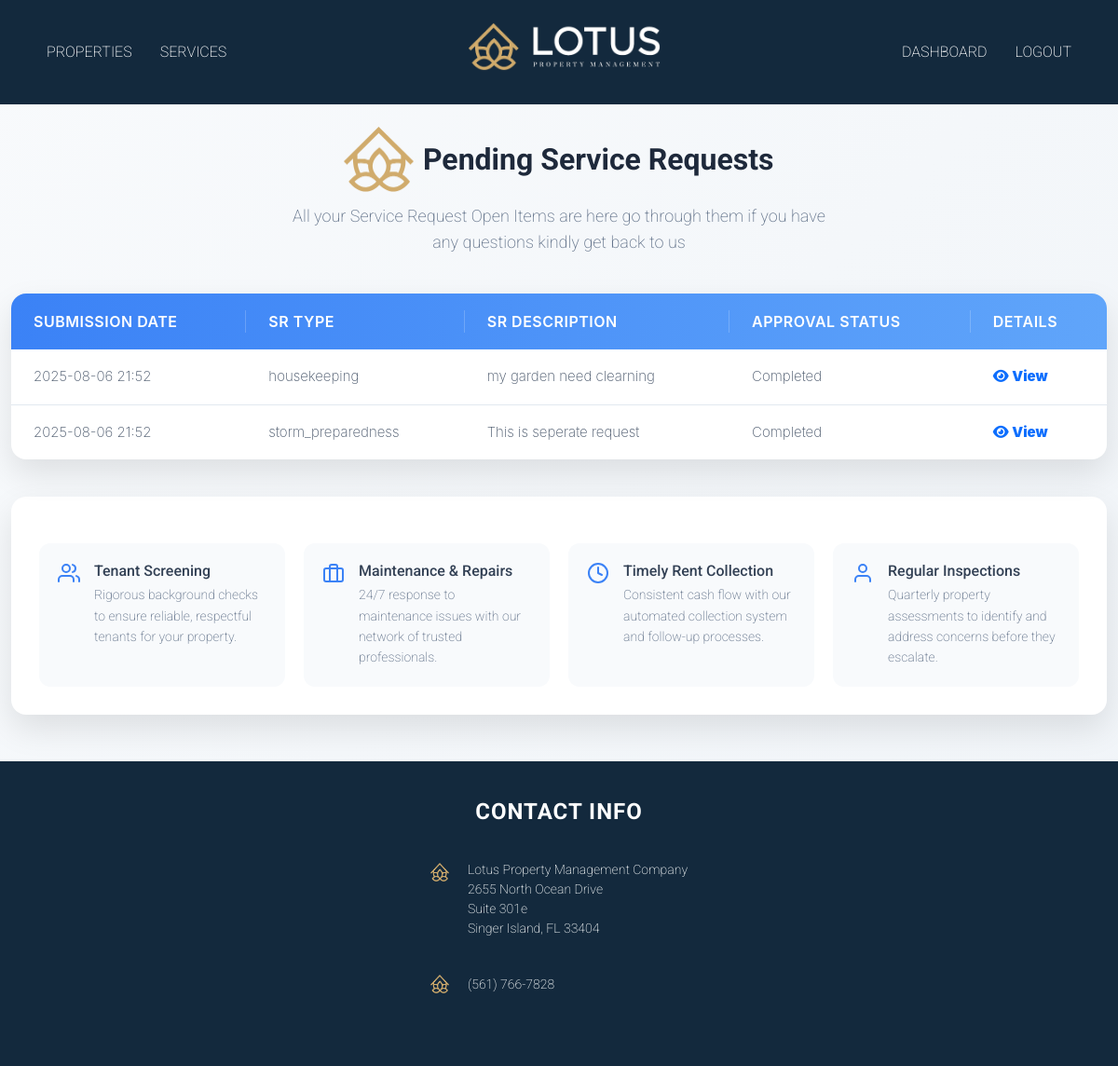
/completed_services (signed in), run on an earlier commit of the app's database.
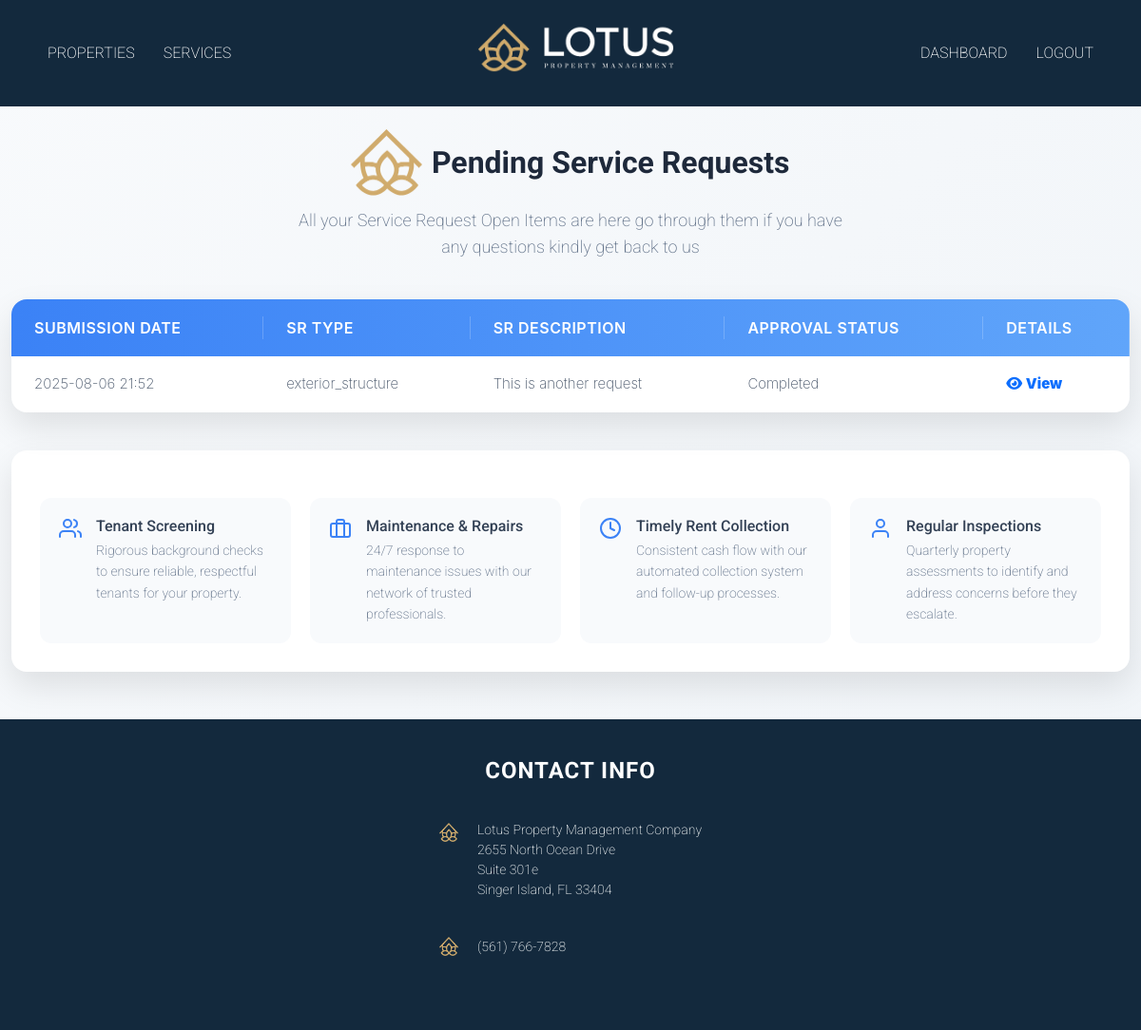
And on a later commit of the database.
### servicedetails/models.py (models this page shows, shortened)
class ServiceRequest(models.Model):
    STATUS_CHOICES = [
        ('pending', 'Pending'),
        ('open', 'Open'),
        ('completed', 'Completed'),
        ('denied', 'Denied'),
    ]
    REQUEST_TYPE_CHOICES = [
        ('interior_residence', 'INTERIOR RESIDENCE'),
        ('exterior_structure', 'EXTERIOR STRUCTURE'),
        ('exterior_grounds', 'EXTERIOR GROUNDS'),
        ('housekeeping', 'HOUSEKEEPING'),
        ('water_features', 'WATER FEATURES'),
        ('storm_preparedness', 'STORM PREPAREDNESS'),
        ('other', 'OTHER'),
    ]
    user = models.ForeignKey(Client, on_delete=models.CASCADE)  # Use Client from mainapp
    request_type = models.CharField(max_length=50, choices=REQUEST_TYPE_CHOICES)  # Updated field
    description = models.TextField()
    status = models.CharField(max_length=10, choices=STATUS_CHOICES, default='open')
    floor_plan_name = models.CharField(max_length=100, blank=True, null=True)
    status_remarks = models.TextField(blank=True, null=True)
    vendor = models.ForeignKey(Vendor, on_delete=models.SET_NULL, null=True, blank=True)  # Use Vendor from mainapp
    created_at = models.DateTimeField(auto_now_add=True)
    completation_denied_date = models.DateField(blank=True, null=True)
    client_approval = models.CharField(max_length=10, choices=APPROVAL_CHOICES, default='Pending', blank=True)
    cost = models.IntegerField(default=0)
    cost_remarks = models.TextField(blank=True, null=True)

### mainapp/views.py (the view)
# urls.py: path('completed_services', completed_services, name='completed_services'),  # ✅ Added service request URL
def completed_services(request):
    client_id = request.session.get("client_id")
    if not client_id:
        return redirect("mainapp:client_login")  # Redirect if not logged in
    try:
        client = Client.objects.get(id=client_id)  # Fetch the client instance
    except Client.DoesNotExist:
        return redirect("mainapp:client_login")
    service_requests = ServiceRequest.objects.filter(user=client, status='completed').order_by('-created_at')
    return render(request, 'services/allservices/completed_services.html', {'service_requests': service_requests})

### template/services/allservices/completed_services.html (shortened to what this page needs)
{% extends "outbase.html" %}
{% load static %}
{% block content %}
<link rel="stylesheet" href="https://cdnjs.cloudflare.com/ajax/libs/font-awesome/6.5.0/css/all.min.css">
    <div class="container">
        <header>
            <div class="logo">
               <img src="{% static 'img/smalllogo.png' %}" alt="">
               Pending Service Requests
            </div>
            <p class="tagline">All your Service Request Open Items are here go through them if you have any questions kindly get back to us</p>
        </header>
        <div class="table-container">
            <table class="services-table">
                <thead>
                    <tr>
                        <th>Submission Date</th>
                        <th>SR Type</th>
                        <th>SR Description</th>
                        <th>Approval Status</th>
                        <th>Details</th>
                    </tr>
                </thead>
                <tbody>
                    {% for request in service_requests %}
                    <tr class="{% if request.status == 'open' %}active{% endif %}">
                        <td class="submission-date">{{ request.created_at|date:"Y-m-d H:i" }}</td>
                        <td class="sr-type">{{ request.request_type }}</td>
                        <td class="sr-description">{{ request.description }}</td>
                        <td class="sr-status">
                            {% if request.status == 'completed' %}
                                Completed
                            {% elif request.status == 'pending' %}
                                Pending
                            {% elif request.status == 'denied' %}
                                Denied
                            {% else %}
                                Open
                            {% endif %}
                        </td>
                        <td>
                            <a href="#" class="btn-outline-primary" title="View" onclick="openModal(this)">
                                <i class="fa-solid fa-eye"> <b> View </b></i>
                            </a>
                        </td>
                    </tr>
                    {% empty %}
                    <tr>
                        <td colspan="5">No service requests found.</td>
                    </tr>
                    {% endfor %}
                </tbody>
            </table>
        </div>
        <div class="service-details">
            <div class="features-grid">
                <div class="feature-card">
                    <div>
                        <h3>Tenant Screening</h3>
                        <p>Rigorous background checks to ensure reliable, respectful tenants for your property.</p>
                    </div>
                </div>
                <div class="feature-card">
                    <svg xmlns="http://www.w3.org/2000/svg" width="24" height="24" viewBox="0 0 24 24" fill="none" stroke="currentColor" stroke-width="2" stroke-linecap="round" stroke-linejoin="round">
                        <rect x="2" y="7" width="20" height="14" rx="2" ry="2"></rect>
                        <path d="M16 21V5a2 2 0 0 0-2-2h-4a2 2 0 0 0-2 2v16"></path>
                    </svg>
                    <div>
                        <h3>Maintenance & Repairs</h3>
                        <p>24/7 response to maintenance issues with our network of trusted professionals.</p>
                    </div>
                </div>
                <div class="feature-card">
                    <svg xmlns="http://www.w3.org/2000/svg" width="24" height="24" viewBox="0 0 24 24" fill="none" stroke="currentColor" stroke-width="2" stroke-linecap="round" stroke-linejoin="round">
                        <circle cx="12" cy="12" r="10"></circle>
                        <polyline points="12 6 12 12 16 14"></polyline>
                    </svg>
                    <div>
                        <h3>Timely Rent Collection</h3>
                        <p>Consistent cash flow with our automated collection system and follow-up processes.</p>
                    </div>
                </div>
                <div class="feature-card">
                    <svg xmlns="http://www.w3.org/2000/svg" width="24" height="24" viewBox="0 0 24 24" fill="none" stroke="currentColor" stroke-width="2" stroke-linecap="round" stroke-linejoin="round">
                        <path d="M20 21v-2a4 4 0 0 0-4-4H8a4 4 0 0 0-4 4v2"></path>
                        <circle cx="12" cy="7" r="4"></circle>
                    </svg>
                    <div>
                        <h3>Regular Inspections</h3>
                        <p>Quarterly property assessments to identify and address concerns before they escalate.</p>
                    </div>
                </div>
            </div>
        </div>
    </div>
{% endblock content %}

### template/outbase.html (shortened to what this page needs)
<!DOCTYPE html>
{% load static %}
<html lang="en">
<head>
     <link href="https://cdn.jsdelivr.net/npm/bootstrap@5.3.0/dist/css/bootstrap.min.css" rel="stylesheet">
</head>
<body>
    <nav class="navbar">
        <div class="nav-links">
            <a href="{% url 'mainapp:client_properties' %}">Properties </a>
            <a href="{% url 'mainapp:service_request' %}">Services</a>
        </div>
        <div class="logo">
            <img onclick="window.location.href='{% url 'mainapp:dashboard' %}'" src="{% static 'logo.png' %}" alt="Lotus Logo">
        </div>
        <div class="nav-links">
            <a href="{% url 'mainapp:dashboard' %}">Dashboard</a>
            <a href="{% url 'mainapp:client_logout' %}">Logout</a>
        </div>
    </nav>
    {% block content %}{% endblock %}
<footer class="standalone-footer">
<div class="standalone-footer-container">
  <div class="standalone-footer-column">
    <h3 class="standalone-footer-title">CONTACT INFO</h3>
    <div class="standalone-footer-contact">
      <div class="standalone-footer-contact-item">
        <img src="{% static 'img/smalllogo.png' %}" width="20" height="20" style="margin-right: 20px; margin-top: 3px; flex-shrink: 0;">
        <div>
          <div>Lotus Property Management Company</div>
          <div>2655 North Ocean Drive</div>
          <div>Suite 301e</div>
          <div>Singer Island, FL 33404</div>
        </div>
      </div>
      <div class="standalone-footer-contact-item">
        <img src="{% static 'img/smalllogo.png' %}" width="20" height="20" style="margin-right: 20px;">
        <span>(561) 766-7828</span>
      </div>
    </div>
  </div>
</div>
</footer>
</body>
</html>

### template/services/allservices/completed_services.html (style rules this page uses)
* { box-sizing: border-box; font-family: 'Inter', 'Segoe UI', Tahoma, Geneva, Verdana, sans-serif; }
body { background: linear-gradient(135deg, #f8fafc 0%, #f0f4f8 100%); color: #334155; min-height: 100vh; }
.container { max-width: 1200px; margin: 0 auto; }
header { margin-top: 2%; text-align: center; margin-bottom: 40px; padding: 0 20px; }
.logo { font-size: 32px; font-weight: 700; color: #1e293b; margin-bottom: 12px; display: flex; align-items: center; justify-content: center; transition: all 0.3s ease; }
.tagline { font-size: 18px; color: #64748b; max-width: 600px; margin: 0 auto; line-height: 1.6; }
.table-container { background: white; border-radius: 16px; box-shadow: 0 15px 35px rgba(0, 0, 0, 0.1); overflow: hidden; margin-bottom: 40px; position: relative; transition: all 0.3s ease; overflow-x: auto; }
.services-table { width: 100%; border-collapse: collapse; text-align: left; min-width: 650px; }
.services-table thead { background: linear-gradient(90deg, #3b82f6, #60a5fa); color: white; }
.services-table th { padding: 18px 24px; font-weight: 600; font-size: 16px; position: relative; text-transform: uppercase; letter-spacing: 0.5px; }
.services-table th:not(:last-child)::after { content: ''; position: absolute; right: 0; top: 18px; bottom: 18px; width: 1px; background: rgba(255, 255, 255, 0.2); }
.services-table tbody tr { border-bottom: 1px solid #e2e8f0; cursor: pointer; transition: all 0.2s ease; }
.services-table tbody tr:last-child { border-bottom: none; }
.services-table td { padding: 18px 24px; font-size: 15px; color: #475569; }
.service-details { background: white; border-radius: 16px; box-shadow: 0 15px 35px rgba(0, 0, 0, 0.1); padding: 30px; margin-bottom: 40px; transition: all 0.3s ease; display: flex; flex-direction: column; gap: 20px; }
.service-details p { color: #64748b; line-height: 1.6; margin-bottom: 20px; }
.features-grid { display: grid; grid-template-columns: repeat(auto-fill, minmax(250px, 1fr)); gap: 20px; margin-top: 20px; }
.feature-card { background: #f8fafc; border-radius: 12px; padding: 20px; display: flex; align-items: flex-start; gap: 15px; transition: all 0.2s ease; }
.feature-card svg { color: #3b82f6; flex-shrink: 0; }
.feature-card h3 { font-size: 16px; color: #334155; margin-bottom: 5px; }
.feature-card p { font-size: 14px; color: #64748b; margin: 0; }
footer { text-align: center; color: #64748b; margin-top: 30px; padding: 20px 0; font-size: 14px; }

### template/outbase.html (style rules this page uses)
.standalone-footer { position: relative; background: #13293D; color: #ecf0f1; padding: 40px 0 20px; margin-top: 50px; overflow: hidden; }
.standalone-footer-container { max-width: 1200px; margin: 0 auto; padding: 0 20px; display: flex; justify-content: center; }
.standalone-footer-column { margin-bottom: 30px; text-align: center; }
.standalone-footer-title { font-size: 24px; font-weight: 700; margin-bottom: 25px; color: #fff; text-transform: uppercase; letter-spacing: 1px; position: relative; }
.standalone-footer-contact { display: inline-block; text-align: left; }
.standalone-footer-contact-item { display: flex; align-items: flex-start; padding: 12px 20px; margin-bottom: 15px; transition: all 0.3s ease; }
body, p, h1, h2, h3, h4, h5, h6, a, span, div, li, button, input, textarea, label { font-family: "Roboto", sans-serif !important; }

What changed in the data, as far as the page shows it:
no longer on this page (row edited): ServiceRequest: created_at "2025-08-06 21:52", request_type "housekeeping", description "my garden need clearning", status "Completed"
no longer on this page (row edited): ServiceRequest: created_at "2025-08-06 21:52", request_type "storm_preparedness", description "This is seperate request", status "Completed"
now on this page (row edited): ServiceRequest: created_at "2025-08-06 21:52", request_type "exterior_structure", description "This is another request", status "Completed"
